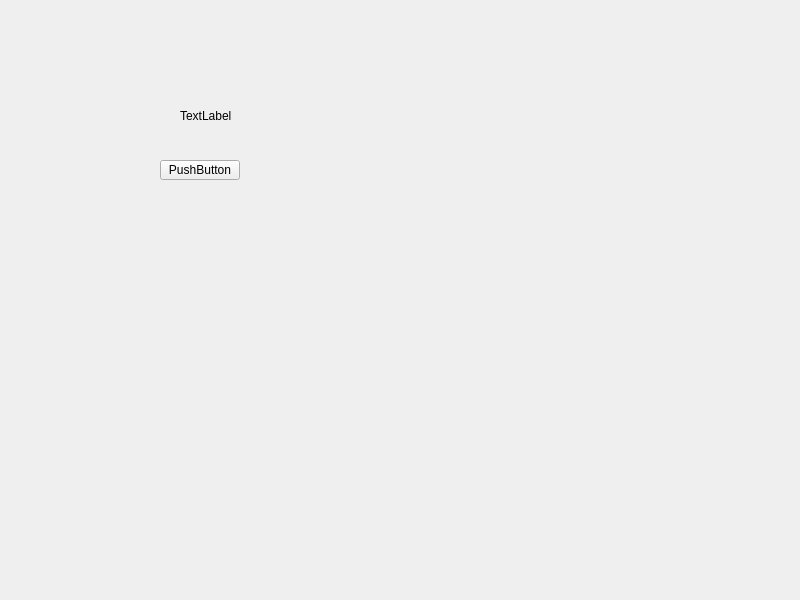
<?xml version="1.0" encoding="UTF-8"?>
<ui version="4.0">
 <class>MainWindow</class>
 <widget class="QWidget" name="MainWindow">
  <property name="geometry">
   <rect>
    <x>0</x>
    <y>0</y>
    <width>800</width>
    <height>600</height>
   </rect>
  </property>
  <property name="windowTitle">
   <string>MainWindow</string>
  </property>
  <widget class="QLabel" name="label">
   <property name="geometry">
    <rect>
     <x>180</x>
     <y>100</y>
     <width>71</width>
     <height>31</height>
    </rect>
   </property>
   <property name="text">
    <string>TextLabel</string>
   </property>
  </widget>
  <widget class="QPushButton" name="pushButton">
   <property name="geometry">
    <rect>
     <x>160</x>
     <y>160</y>
     <width>80</width>
     <height>20</height>
    </rect>
   </property>
   <property name="text">
    <string>PushButton</string>
   </property>
  </widget>
 </widget>
 <resources/>
 <connections/>
</ui>
